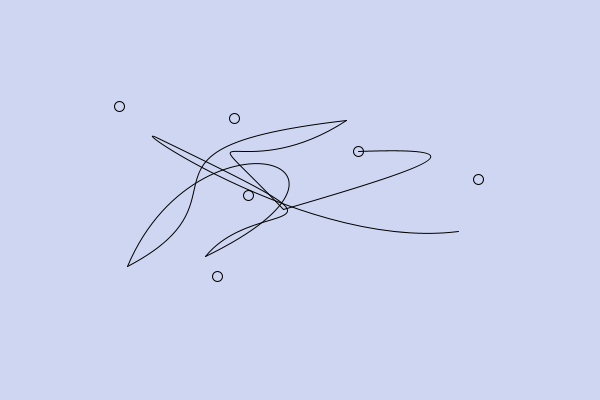
Frame 1 (no input)
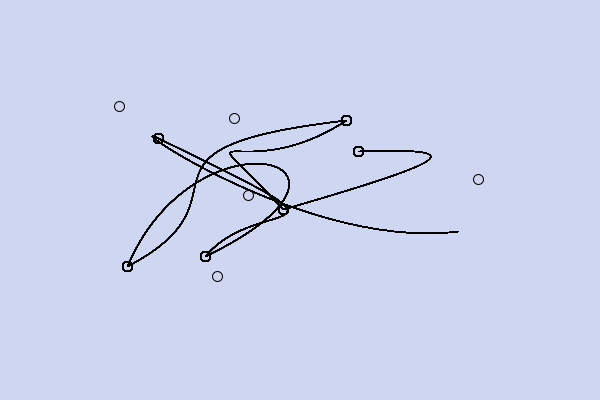
Frame 60 (the mouse pressed at the canvas centre just before this capture)
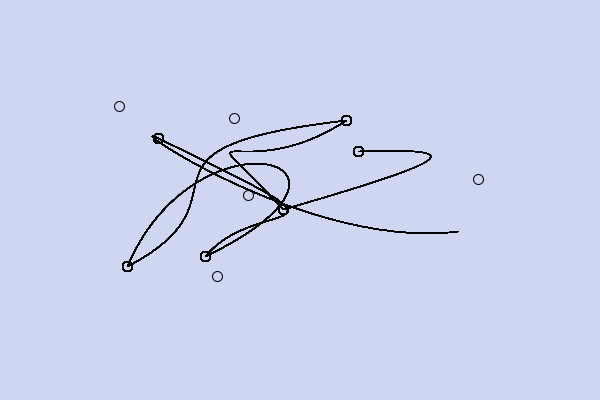
Frame 120 (the mouse held since frame 60 and released just before this capture)

The Processing sketch that drew these frames (run headless with seeded random() and noise(); from frame 60 on, the mouse is pressed at the canvas centre):

// Processing sketch: bigcurve4
// ── bigcurve4.pde
int NumPoints = 24;
float [] Xp;
float [] Yp;

void setup() {
   size(600, 400);
   background(206, 214, 242);
   noFill();
   Xp = new float[NumPoints];
   Yp = new float[NumPoints];
   for (int i=0; i<NumPoints; i++) {
      Xp[i] = random(100, 500);
      Yp[i] = random(100, 300);
   }
}

void draw() {
   for (int i=0; i<NumPoints; i+=4) {
      ellipse(Xp[i], Yp[i], 10, 10);
   }
   for (int i=4; i<NumPoints; i+=4) {
      Xp[i] = Xp[i-1];
      Yp[i] = Yp[i-1];
   }
   noFill();
   for (int i=0; i<NumPoints; i+=4) {
      bezier(Xp[i],   Yp[i],   Xp[i+1], Yp[i+1],
             Xp[i+2], Yp[i+2], Xp[i+3], Yp[i+3]);
   }
}
